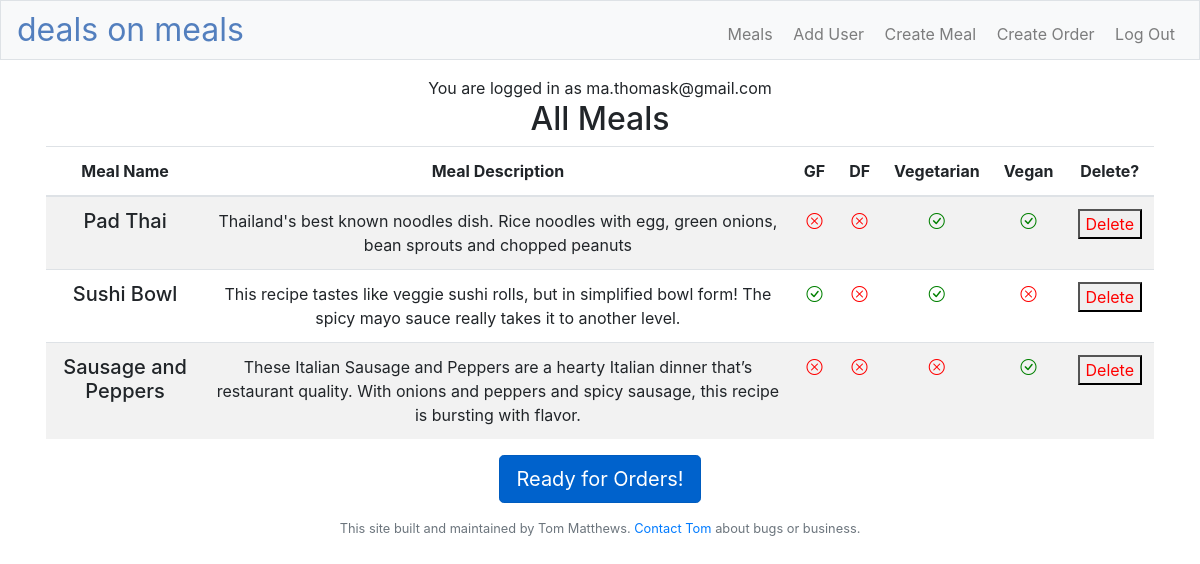
Screenshot of /mealsEdit (signed in) with the database file from the repository.
### models.py (models this page shows, shortened)
class User(db.Model):
    id = db.Column(db.Integer, primary_key=True)
    name = db.Column(db.String(), unique=False, nullable=False)
    email = db.Column(db.String(), unique=True, nullable=False)
    hashPw = db.Column(db.String(), nullable=False)
    orders = db.relationship('Order', backref='user', lazy=True)
    pwResetExp = db.Column(db.DateTime(), nullable=True)
    pwResetHash = db.Column(db.String(), nullable=True)

class Meal(db.Model):
    __tablename__ = "meal"
    id = db.Column(db.Integer, primary_key=True)
    title = db.Column(db.String(), nullable=False)
    desc = db.Column(db.String(), nullable=False)
    gf = db.Column(db.Boolean(), nullable=False, default=False)
    df = db.Column(db.Boolean(),  nullable=False, default=False)
    vgt = db.Column(db.Boolean(),  nullable=False, default=False)
    vgn = db.Column(db.Boolean(),  nullable=False, default=False)
    archived = db.Column(db.Boolean(), nullable=False, default=False)
    price = db.Column(db.Integer, nullable=False, default=11)

### adminFunctions.py (the view)
@app.route("/mealsEdit", methods=["GET", "POST"])
@login_required
def mealsEdit():
    myUser = User.query.filter(User.id == session["user_id"]).first()
    email = myUser.email
    if not isAdmin():
        return render_template('home.html', message="You do not have access to this page")
    meals = Meal.query.filter(Meal.archived==False).paginate(per_page=2000)
    return render_template('meals.html', meals=meals, email=email, isAdmin=isAdmin())

### adminFunctions.py (called while the page is built)
def isAdmin():
    if ('user_id' not in session):
        return False
    currentUser = User.query.filter(User.id == session["user_id"]).first()
    if currentUser.email in ADMIN_EMAILS:
        return True
    return False

### app.py (called while the page is built)
@app.after_request
def after_request(response):
    response.headers["Cache-Control"] = "no-cache, no-store, must-revalidate"
    response.headers["Expires"] = 0
    response.headers["Pragma"] = "no-cache"
    return response

### helpers.py (called while the page is built)
def login_required(f):
    @wraps(f)
    def decorated_function(*args, **kwargs):
        if session.get("user_id") is None:
            return redirect("/login")
        return f(*args, **kwargs)
    return decorated_function

### templates/meals.html (shortened to what this page needs)
{% extends "layout.html" %}
{% block main %}
<h2>All Meals</h2>
<div class="container">
    <div class="row text-wrap">
        <div class="table-responsive">
            <table class="table table-striped">
                <thead>
                    <tr>
                        <th>Meal Name</th>
                        <th>Meal Description</th>
                        <th>GF</th>
                        <th>DF</th>
                        <th>Vegetarian</th>
                        <th>Vegan</th>
                        <th>Delete?</th>
                    </tr>
                </thead>
                <tbody>
                    {%for meal in meals.items %}
                    <tr>
                        <td><h5>{{ meal.title }}</h5></td>
                        <td>{{ meal.desc  }}</td>
                        <td>{% if meal.gf  %} <i class="bi bi-x-circle"></i></td>{% else %}<i class="bi bi-check-circle"></i>{% endif %}
                        <td>{% if meal.df  %} <i class="bi bi-x-circle"></i></td>{% else %}<i class="bi bi-check-circle"></i>{% endif %}
                        <td>{% if meal.vgt  %} <i class="bi bi-x-circle"></i></td>{% else %}<i class="bi bi-check-circle"></i>{% endif %}
                        <td>{% if meal.vgn  %} <i class="bi bi-x-circle"></i></td>{% else %}<i class="bi bi-check-circle"></i>{% endif %}
                        <td style="color:red">
                            <form action="/archiveMeal" method="post" style="color:red">
                                <button name="id" value="{{meal.id}}" style="color:red">
                                    Delete
                                </button>
                            </form>
                        </td>
                    </tr>
                    {% endfor %}
                </tbody>
            </table>
            <a href="/createWeek" class="btn btn-primary btn-lg active" role="button" aria-pressed="true">Ready for Orders!</a>
        </div>
    </div>
</div>
{% endblock %}

### templates/layout.html (shortened to what this page needs)
<!DOCTYPE html>
<html lang="en">
    <head>
        <link rel="stylesheet" href="https://cdn.jsdelivr.net/npm/bootstrap@4.5.3/dist/css/bootstrap.min.css">
        <link href="/static/styles.css" rel="stylesheet">
        <link rel="stylesheet" href="https://cdn.jsdelivr.net/npm/bootstrap-icons@1.8.1/font/bootstrap-icons.css">
    </head>
    <body>
            <nav class="navbar navbar-expand-md navbar-light bg-light border py-0">
                <a class="navbar-brand" href="/"><span class="blue">deals on meals</span></a>
                <div class="collapse navbar-collapse ml-auto" id="navbar">
                    <ul class="navbar-nav text-right ml-auto mt-2">
                        {% if isAdmin %}
                        <li class="nav-item"><a class="nav-link" href="/mealsEdit">&nbsp;Meals</a></li>
                        <li class="nav-item"><a class="nav-link" href="/addUser">&nbsp;Add User</a></li>
                        <li class="nav-item"><a class="nav-link" href="/createMeal">&nbsp;Create Meal</a></li>
                        {% endif %}
                        {% if session.user_id %}
                        <li class="nav-item"><a class="nav-link" href="/createOrder">&nbsp;Create Order</a></li>
                        <li class="nav-item"><a class="nav-link" href="/logout">&nbsp;Log Out</a></li>
                        {% endif %}
                    </ul>
                </div>
            </nav>
        <main class="container p-3">
            <div class="center">
                {% if email %}
                <span class="center">You are logged in as {{ email }}</span>
                {% else %}
                <span class="center">You are not logged in</span>
                {% endif %}
            </div>
            {% block main %}{% endblock %}
        </main>
        <footer class="small text-center text-muted">
            This site built and maintained by Tom Matthews. <a href="mailto:ma.thomask@gmail.com">Contact Tom</a> about bugs or business.
        </footer>
    </body>
</html>

### static/styles.css (style rules this page uses)
nav .navbar-brand { font-size: xx-large; }
nav .navbar-brand .blue { color: #537fbe; }
main { overflow-x: auto; text-align: center; }
.bi-x-circle { color: red; }
.bi-check-circle { color: green; }
th { position: sticky; top: 0; }

### rows the page displays
User: email "ma.thomask@gmail.com"
Meal: title "Pad Thai", desc "Thailand's best known noodles dish. Rice noodles with egg, green onions, bean sprouts and chopped peanuts", gf True (drawn), df True (drawn), vgt False (drawn), vgn False (drawn), {{ meal.id }} 1 (drawn)
Meal: title "Sushi Bowl", desc "This recipe tastes like veggie sushi rolls, but in simplified bowl form! The spicy mayo sauce really takes it to another level.", gf False (drawn), df True (drawn), vgt False (drawn), vgn True (drawn), {{ meal.id }} 2 (drawn)
Meal: title "Sausage and Peppers", desc "These Italian Sausage and Peppers are a hearty Italian dinner that’s restaurant quality. With onions and peppers and spicy sausage, this recipe is bursting with flavor.", gf True (drawn), df True (drawn), vgt True (drawn), vgn False (drawn), {{ meal.id }} 3 (drawn)
